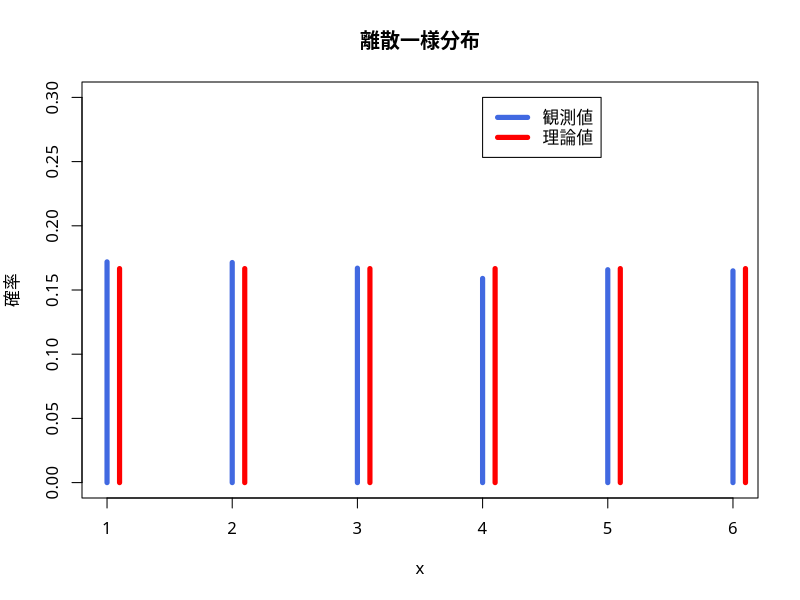

Write the R code that produced this figure.
### 離散一様分布
a <- 1:6 # サンプリング対象の集合をベクトルとして定義
set.seed(123) # 乱数の初期値を指定
sample(a, size=20, replace=TRUE) # 20個の離散一様分布のシミュレーション
## 統計的性質の確認
x <- sample(a, size=10000, replace=TRUE)
mean(x) # mean(a) = 3.5に近い(大数の法則)
(A <- table(x)/10000) # 出現確率ごとの表(度数分布表)を作成
par(family="HiraginoSans-W4") # 日本語フォントの指定
plot(A, type="h", lwd=5, col="royalblue", ylab="確率",
     main="離散一様分布", ylim=c(0, 0.3))
lines(a+0.1, rep(1/length(a),length(a)), type="h", col="red", lwd=5)
legend(4, 0.3, legend=c("観測値", "理論値"), 
       col=c("royalblue", "red"), lwd=5) # 凡例を作成
